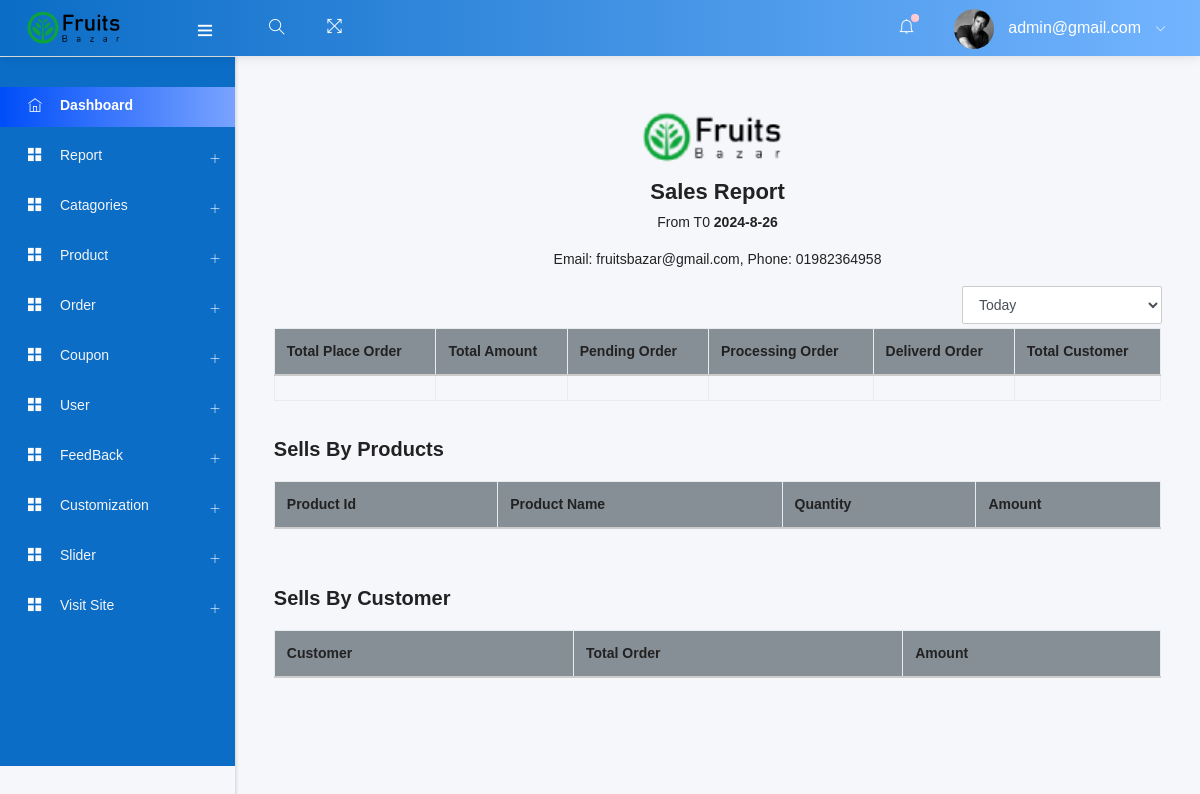
/admin/make_report.php (signed in), run on the app's committed database.
### tables this page shows
CREATE TABLE `add_logo` (
  `id` int(10) NOT NULL,
  `img` varchar(200) NOT NULL
);

CREATE TABLE `header_info` (
  `id` int(10) NOT NULL,
  `email` varchar(30) NOT NULL,
  `tweeter` varchar(500) NOT NULL,
  `fb_link` varchar(500) NOT NULL,
  `pinterest` varchar(500) NOT NULL,
  `phone` varchar(20) NOT NULL
);

### admin/make_report.php (called while the page is built, shortened)
<?php
    include ("template.php");
?>

### admin/class/adminback.php (called while the page is built, shortened)
<?php
class  adminback
{
    private $connection;
    function __construct()
    {
        $dbhost = "localhost";
        $dbuser = "root";
        $dbpass = "";
        $dbname = "fruitecommerce";
        $this->connection = mysqli_connect($dbhost, $dbuser, $dbpass, $dbname);
    }
    function display_links()
    {
        $query = "SELECT * FROM header_info";
        if (mysqli_query($this->connection, $query)) {
            $ctg_info = mysqli_query($this->connection, $query);
            return $ctg_info;
        }
    }
    function display_logo()
    {
        $query = "SELECT * FROM add_logo";
        if (mysqli_query($this->connection, $query)) {
            $pdt_info = mysqli_query($this->connection, $query);
            return $pdt_info;
        }
    }
}

### admin/views/make_report_view.php (the view, shortened to what this page needs)
<?php
    $links = $obj->display_links();
    $link= mysqli_fetch_assoc($links);
?>
<div class="container">
    <div class="d-flex justify-content-center">
        <a href="#">
            <?php
            $obj = new adminback();
            $logo_info = $obj->display_logo();
            $logo = mysqli_fetch_assoc($logo_info);
            ?>
            <img class="img-fluid my-3" src="uploads/<?php echo $logo['img']; ?>" width="200px" alt="Theme-Logo" />
        </a>
    </div>
    <h4 class="text-center">Sales Report</h4>
    <p class="text-center">From <span id="from" class="font-weight-bold"></span> T0 <span id="to" class="font-weight-bold"> <?php $mydate=getdate(date("U"));
echo "$mydate[year]-$mydate[mon]-$mydate[mday]"; ?> </span></p>
<p class="text-center">Email: <?php echo $link['email'] ?>, Phone: <?php echo $link['phone'] ?> </p>
</div>
<div class="mydiv">
    <form action="" class="form">
        <select name="filterDate" id="filterDate" class="form-control">
            <option value="<?php echo date("Y-m-d") ?>">Today</option>
        </select>
    </form>
</div>
<div class="div">
    <br> <br>
    <table class="table table-bordered">
        <thead>
            <tr class="bg-secondary">
                <th>
                    Total Place Order
                </th>
                <th>Total Amount</th>
                <th>Pending Order</th>
                <th>Processing Order</th>
                <th>Deliverd Order</th>
                <th>Total Customer</th>
            </tr>
        </thead>
        <tbody>
            <tr>
                <td id="totalOrder"></td>
                <td id="totalSell"></td>
                <td id="pendingOrder"></td>
                <td id="processingOrder"></td>
                <td id="DeliverOrder"></td>
                <td id="totalCustomer"></td>
            </tr>
        </tbody>
    </table>
</div>
<br>
<div>
    <h5>Sells By Products</h5> <br>
    <table class="table table-bordered table-striped">
        <thead>
            <tr class="bg-secondary">
                <th>Product Id</th>
                <th>Product Name</th>
                <th>Quantity</th>
                <th>Amount</th>
            </tr>
        </thead>
    </table>
</div>
<br><br>
<div>
    <h5>Sells By Customer</h5> <br>
    <table class="table table-bordered table-striped">
        <thead>
            <tr class="bg-secondary">
                <th>Customer</th>
                <th>Total Order</th>
                <th>Amount</th>
            </tr>
        </thead>
    </table>
</div>

### admin/includes/headernav.php (shortened to what this page needs)
<nav class="navbar header-navbar pcoded-header">
               <div class="navbar-wrapper">
                   <div class="navbar-logo">
                       <a class="mobile-menu" id="mobile-collapse" href="#!">
                           <i class="ti-menu"></i>
                       </a>
                       <a href="index.php">
                       <?php
                        $obj=new adminback();
                        $logo_info = $obj->display_logo();
                        $logo = mysqli_fetch_assoc($logo_info);
                       ?>
                           <img class="img-fluid" src="uploads/<?php echo $logo['img']; ?>" alt="Theme-Logo" />
                       </a>
                   </div>
                   <div class="navbar-container container-fluid">
                       <ul class="nav-left">
                           <li class="header-search">
                               <div class="main-search morphsearch-search">
                                   <div class="input-group">
                                       <input type="text" class="form-control">
                                       <span class="input-group-addon search-btn"><i class="ti-search"></i></span>
                                   </div>
                               </div>
                           </li>
                           <li>
                               <a href="#!" onclick="javascript:toggleFullScreen()">
                                   <i class="ti-fullscreen"></i>
                               </a>
                           </li>
                       </ul>
                       <ul class="nav-right">
                           <li class="header-notification">
                               <a href="#!">
                                   <i class="ti-bell"></i>
                                   <span class="badge bg-c-pink"></span>
                               </a>
                           </li>
                           <li class="user-profile header-notification">
                               <a href="#!">
                                   <img src="assets/images/avatar-4.jpg" class="img-radius" alt="User-Profile-Image">
                                   <span> <?php echo $admin_email ?> </span>
                                   <i class="ti-angle-down"></i>
                               </a>
                           </li>
                       </ul>
                   </div>
               </div>
           </nav>

### admin/includes/head.php (style rules this page uses)
.pcoded .pcoded-header[header-theme="theme5"] { background: -webkit-gradient(linear, left top, right top, from(#0071f3), to(#73b4ff)); background: linear-gradient(to right, #0b6dc6, #73b4ff); }

### admin/views/make_report_view.php (style rules this page uses)
.mydiv { width: 200px; position: absolute; right: 38px; overflow: hidden; }

### data on the page
add_logo: img (picture)
header_info: email "fruitsbazar@gmail.com", phone "01982364958"

### other printed values
$admin_email "admin@gmail.com"
$mydate[year] "2024"
$mydate[mon] "8"
$mydate[mday] "26"
